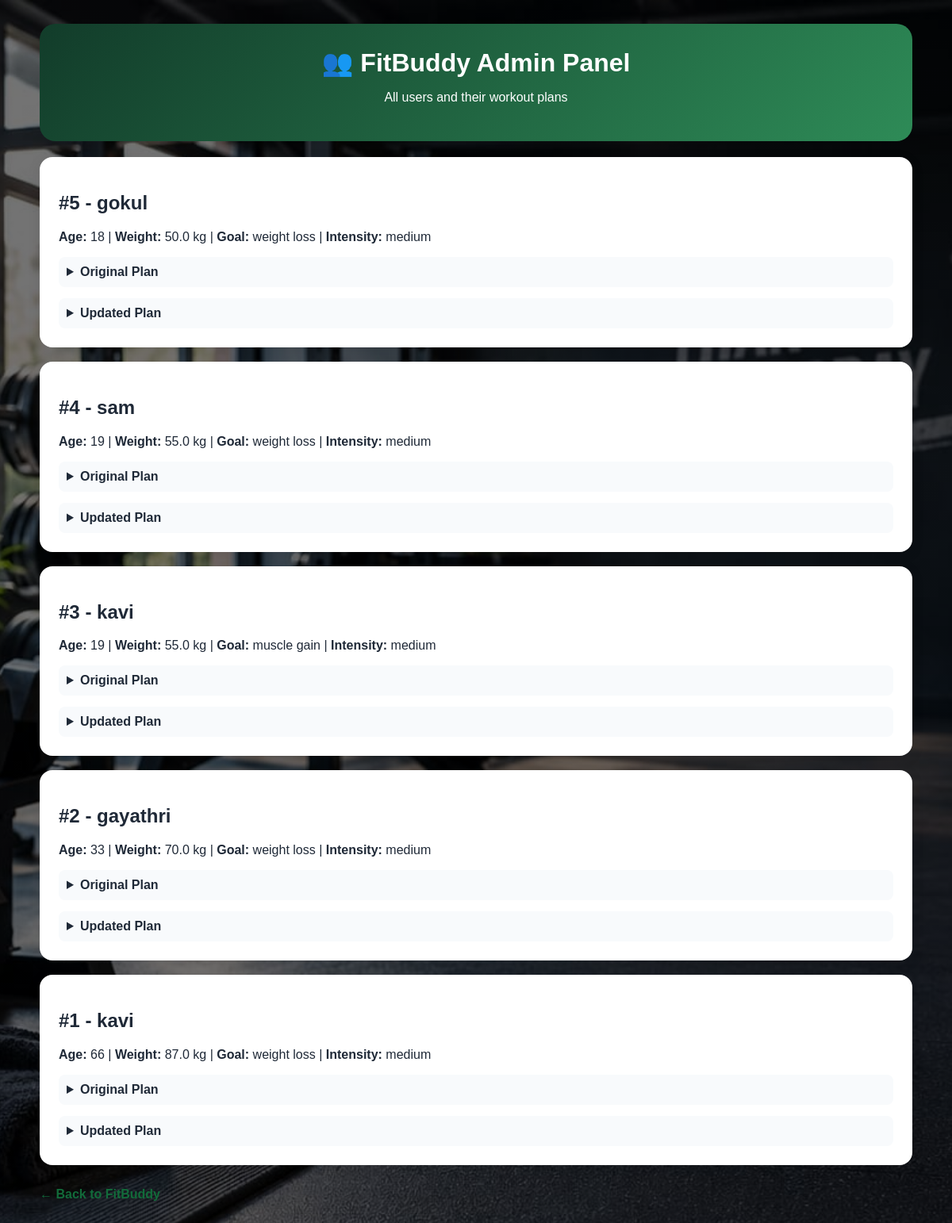
Screenshot of /view-all-users with the database file from the repository.
### database.py (models this page shows)
class User(Base):
    __tablename__ = "users"
    id = Column(Integer, primary_key=True, index=True)
    name = Column(String(100), nullable=False)
    age = Column(Integer, nullable=False)
    weight = Column(Float, nullable=False)
    goal = Column(String(50), nullable=False)
    intensity = Column(String(30), nullable=False)

### main.py (the view)
@app.get(
    "/view-all-users",
    response_class=HTMLResponse
)
def view_all_users(request: Request):
    users = get_all_users()
    return templates.TemplateResponse(
        request=request,
        name="all_users.html",
        context={
            "users": users
        }
    )

### templates/all_users.html (shortened to what this page needs)
<!DOCTYPE html>
<html>
<head>
  <link rel="stylesheet" href="{{ url_for('static', path='style.css') }}">
</head>
<body>
<div class="container wide">
  <div class="hero">
    <h1>👥 FitBuddy Admin Panel</h1>
    <p>All users and their workout plans</p>
  </div>
  {% for user in users %}
  <div class="card">
    <h2>#{{ user.id }} - {{ user.name }}</h2>
    <p><b>Age:</b> {{ user.age }} | <b>Weight:</b> {{ user.weight }} kg |
       <b>Goal:</b> {{ user.goal }} | <b>Intensity:</b> {{ user.intensity }}</p>
    <details>
      <summary>Original Plan</summary>
    </details>
    <details>
      <summary>Updated Plan</summary>
    </details>
  </div>
  {% else %}
  <div class="card"><p>No users yet. Create a plan first.</p></div>
  {% endfor %}
  <a class="admin-link" href="/">← Back to FitBuddy</a>
</div>
</body>
</html>

### static/style.css (style rules this page uses)
* { box-sizing: border-box; }
body { margin: 0; font-family: Arial, sans-serif; background: #f2f6f4; color: #1f2937; }
.container { width: min(900px, 94%); margin: 30px auto; }
.wide { width: min(1100px, 96%); }
.hero { text-align: center; background: linear-gradient(135deg, #123c2a, #2e8b57); color: white; padding: 30px 20px; border-radius: 20px; margin-bottom: 20px; }
.hero h1 { margin: 0 0 8px; }
.card { background: white; padding: 24px; margin: 18px 0; border-radius: 16px; box-shadow: 0 4px 18px rgba(0,0,0,.08); }
.admin-link, .links a { display: inline-block; margin: 10px 10px 10px 0; color: #126b3a; font-weight: bold; text-decoration: none; }
details { margin-top: 14px; padding: 10px; background: #f8fafc; border-radius: 8px; }
summary { cursor: pointer; font-weight: bold; }
body { background-image: linear-gradient(rgba(0, 0, 0, 0.55), rgba(0, 0, 0, 0.55)), url("/static/gym-bg.jpg"); background-size: cover; background-position: center; background-attachment: fixed; background-repeat: no-repeat; }

### rows the page displays
User: name "gokul", weight "50.0", goal "weight loss", intensity "medium"
User: name "sam", weight "55.0", goal "weight loss", intensity "medium"
User: name "kavi", weight "55.0", goal "muscle gain", intensity "medium"
User: name "gayathri", weight "70.0", goal "weight loss", intensity "medium"
User: name "kavi", weight "87.0", goal "weight loss", intensity "medium"

### other values shown
{{ user.id }} "5" "4" "3" "2" "1"
{{ user.age }} "18" "19" "19" "33" "66"
